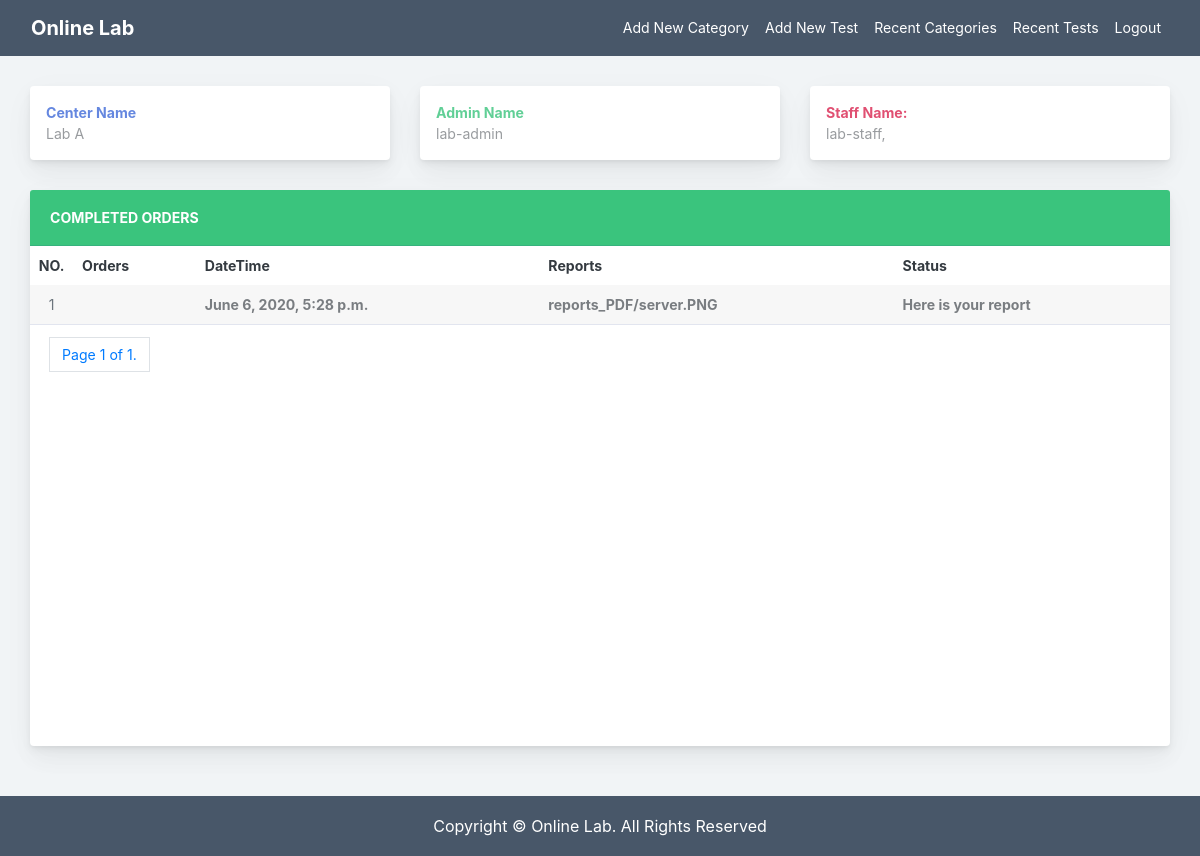
The app's page /admin-dashboard/lab-admin/ with its own data.
### diagnostic_centers/models.py (models this page shows, shortened)
class DiagnosticAdmin(models.Model):
    username = models.CharField(max_length=20, unique=True, blank=False)
    password = models.CharField(max_length=100, unique=True, blank=False)
    admin = models.BooleanField(default=True)
    center = models.ForeignKey(DiagnosticCenter, on_delete=models.CASCADE, related_name='center_admins')
    staff = models.ManyToManyField(DiagnosticStaff)
    class Meta:
        verbose_name_plural = 'Diagnostic Admins'

class DiagnosticCenter(models.Model):
    name = models.CharField(max_length=250, blank=False)
    image = models.ImageField(default='default_center.jpg', upload_to='diagnostic_center_pics')
    email = models.EmailField(blank=True)
    contact_no = models.CharField(max_length=20, blank=False)
    website = models.CharField(max_length=100, blank=True)
    address = models.CharField(max_length=150, blank=False)
    class Meta:
        verbose_name_plural = 'Diagnostic Centers'
    def __str__(self):
        return self.name

class DiagnosticStaff(models.Model):
    username = models.CharField(max_length=20, unique=True, blank=False)
    password = models.CharField(max_length=100, unique=True,  blank=False)
    admin = models.BooleanField(default=False)
    center = models.ForeignKey(DiagnosticCenter, on_delete=models.CASCADE, related_name='center_staffs')
    class Meta:
        verbose_name_plural = 'Diagnostic Staffs'

### report_processing/models.py (models this page shows)
class PaymentValidation(models.Model):
    approved_order = models.ForeignKey(TestOrder, on_delete=models.SET_NULL, null=True, blank=True)
    upload_report = models.FileField(upload_to='reports_PDF', null=True, blank=True)
    send_message = models.CharField(max_length=250, null=True, blank=True)
    datetime = models.DateTimeField(auto_now_add=True)
    class Meta:
        ordering = ['-id']

### diagnostic_centers/views.py (the view)
# urls.py: path('admin-dashboard/<username>/', admin_dashboard, name='admin-dashboard'),
def admin_dashboard(request, username):
    admin = DiagnosticAdmin.objects.get(username=username)
    validated_orders = TestOrder.objects.filter(accepted=True, validation=True, test_info__center=admin.center)
    completed_orders = PaymentValidation.objects.filter(approved_order__payment_type='Full Payment')
    paginator = Paginator(completed_orders, 10)
    page = request.GET.get('page')
    completed_orders_paginator_data = paginator.get_page(page)
    template = 'diagnostic_centers/admin_dashboard.html'
    context = {
        'admin': admin,
        'completed_orders': completed_orders_paginator_data
    }
    return render(request, template, context)

### templates/diagnostic_centers/admin_dashboard.html (shortened to what this page needs)
{% load staticfiles %}
<!doctype html>
<html lang="en">
<head>
    <link href="{% static  'css/plugin.css' %}" rel="stylesheet">
</head>
<body>
    <nav class="navbar navbar-expand-lg header-shadow" style="background: #485769">
        <div class="container-fluid">
            <a class="navbar-brand text-white"
                href="{% url 'diagnostic_centers:admin-dashboard' admin.username %}"><b>Online Lab</b></a>
            <div class="collapse navbar-collapse" id="navbarSupportedContent">
                <ul class="navbar-nav ml-auto">
                    <li class="dropdown nav-item">
                        <a href="{% url 'tests:add-category' admin.username %}" tabindex="0"
                            class="nav-link text-white">Add New Category</a>
                    </li>
                    <li class="nav-item">
                        <a href="{% url 'tests:add-test' admin.username %}" tabindex="0" class="nav-link text-white">Add
                            New Test</a>
                    </li>
                    <li class="btn-group nav-item">
                        <a href="{% url 'tests:filtered-categories-by-admin' admin.username %}" tabindex="0"
                            class="nav-link text-white">Recent Categories</a>
                    </li>
                    <li class="dropdown nav-item">
                        <a href="{% url 'tests:added-tests-list-staff-admin' admin.username %}" tabindex="0"
                            class="nav-link text-white">Recent Tests</a>
                    </li>
                    <li class="dropdown nav-item">
                        <a href="{% url 'diagnostic_centers:admin-logout' %}" tabindex="0"
                            class="nav-link text-white">Logout</a>
                    </li>
                </ul>
            </div>
        </div>
    </nav>
    <div class="app-container app-theme-white body-tabs-shadow fixed-heade">
        <div class="app-main">
            <div class="app-main__outer">
                <div class="app-main__inner text-dark">
                    <div class="row">
                        <div class="col-md-6 col-xl-4">
                            <div class="card mb-3 widget-content ">
                                <div class="widget-content-outer">
                                    <div class="widget-content-wrapper">
                                        <div class="widget-content-left">
                                            <div class="widget-heading text-primary">Center Name</div>
                                            <div class="widget-subheading">{{ admin.center }}</div>
                                        </div>
                                    </div>
                                </div>
                            </div>
                        </div>
                        <div class="col-md-6 col-xl-4">
                            <div class="card mb-3 widget-content">
                                <div class="widget-content-outer">
                                    <div class="widget-content-wrapper">
                                        <div class="widget-content-left">
                                            <div class="widget-heading text-success">Admin Name</div>
                                            <div class="widget-subheading">{{ admin.username }}</div>
                                        </div>
                                    </div>
                                </div>
                            </div>
                        </div>
                        <div class="col-md-12 col-xl-4">
                            <div class="card mb-3 widget-content">
                                <div class="widget-content-outer">
                                    <div class="widget-content-wrapper">
                                        <div class="widget-content-left">
                                            <div class="widget-heading text-danger">Staff Name:</div>
                                            <div class="widget-subheading">
                                                {% for s in admin.staff.all %}
                                                {{ s.username }},
                                                {% endfor %}
                                            </div>
                                        </div>
                                    </div>
                                </div>
                            </div>
                        </div>
                    </div>
                    <div class="row">
                        <div class="col-md-12">
                            <div class="main-card mb-3 card">
                                <div class="card-header bg-success text-white">
                                    <span class="ml-">Completed Orders</span>
                                </div>
                                <div class="table-responsive">
                                    <table class="align-middle mb-0 table table-borderless table-striped table-hover">
                                        <thead>
                                            <tr>
                                                <th class="text-center" width="20px">NO.</th>
                                                <th>Orders</th>
                                                <th>DateTime</th>
                                                <th>Reports</th>
                                                <th>Status</th>
                                            </tr>
                                        </thead>
                                        <tbody>
                                            {% for report in completed_orders %}
                                            <tr>
                                                <td class="text-center text-muted">{{ forloop.counter }}</td>
                                                <td>
                                                </td>
                                                <td>
                                                    <div class="widget-content p-0">
                                                        <div class="widget-content-wrapper">
                                                            <div class="widget-content-left flex2">
                                                                <div class="widget-heading">
                                                                    <div class="widget-heading text-primar">
                                                                        {{report.datetime}}
                                                                    </div>
                                                                </div>
                                                            </div>
                                                        </div>
                                                    </div>
                                                </td>
                                                <td>
                                                    <div class="widget-content p-0">
                                                        <div class="widget-content-wrapper">
                                                            <div class="widget-content-left flex2">
                                                                <div class="widget-heading">
                                                                    <div class="widget-heading text-primar">
                                                                        {{ report.upload_report }}
                                                                    </div>
                                                                </div>
                                                            </div>
                                                        </div>
                                                    </div>
                                                </td>
                                                <td>
                                                    <div class="widget-content p-0">
                                                        <div class="widget-content-wrapper">
                                                            <div class="widget-content-left flex2">
                                                                <div class="widget-heading">
                                                                    <div class="widget-heading text-primar">
                                                                        {{ report.send_message }}
                                                                    </div>
                                                                </div>
                                                            </div>
                                                        </div>
                                                    </div>
                                                </td>
                                            </tr>
                                            {% endfor %}
                                        </tbody>
                                    </table>
                                    <div class="d-block text-center card-footer">
                                        <ul class="pagination mb-0">
                                            <li class="page-item">
                                                <a class="page-link" href="#">Page {{ completed_orders.number }} of
                                                    {{ completed_orders.paginator.num_pages }}.</a>
                                            </li>
                                        </ul>
                                    </div>
                                </div>
                            </div>
                        </div>
                    </div>
                </div>
                <div class="app-wrapper-footer">
                    <div class="app-footer" style="background: #485769">
                        <br>
                        <h6 class="text-center text-white">Copyright © Online Lab. All Rights Reserved <br>
                        </h6>
                    </div>
                </div>
            </div>
        </div>
    </div>
</body>
</html>

### templates/diagnostic_centers/admin_dashboard.html (style rules this page uses)
.table-responsive { width: 100%; height: 500px; }

### records on screen
DiagnosticAdmin: center "Lab A", username "lab-admin"
DiagnosticStaff: username "lab-staff"
PaymentValidation: datetime "June 6, 2020, 5:28 p.m.", upload_report "reports_PDF/server.PNG", send_message "Here is your report"

### other values on screen
{{ completed_orders.number }} "1"
{{ completed_orders.paginator.num_pages }} "1"
